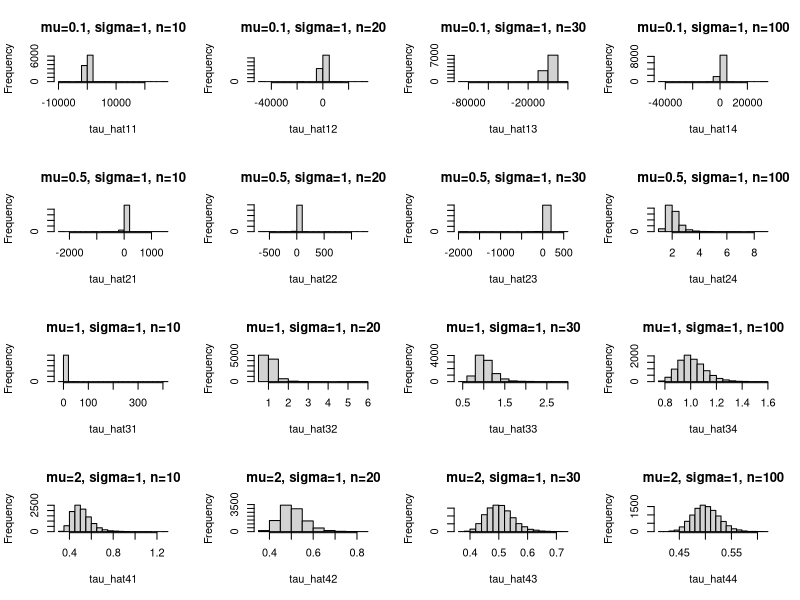

Here is the R script that generated this plot:
#-----------------------------### HW 1 ###-------------------------------------#
# Matt Murray
# 2/5/14
# Stat 414
# Demonstrating the Central Limit Theorem by estimating the sampling 
# distribution of 1/xbar under a normal population.
#------------------------------------------------------------------------------#

# Clear all
rm(list = ls())

set.seed(01282009)

MC <- 10000 #Number of samples to simulate

sampling.tau <- function(mu, sigma, sampleSize, MC){
  tau_hat = c(1:MC)
  for(i in 1:MC)
  {
    mySample <- rnorm(n=sampleSize, mean=mu, sd=sigma)
    tau_hat[i] <- 1/mean(mySample)
  }
  return(tau_hat)
}

# mu=0.1, sigma=1, n= {10,20,30,100}
tau_hat11 <- sampling.tau(mu = 0.1, sigma = 1, sampleSize = 10, MC = MC)
tau_hat12 <- sampling.tau(mu = 0.1, sigma = 1, sampleSize = 20, MC = MC)
tau_hat13 <- sampling.tau(mu = 0.1, sigma = 1, sampleSize = 30, MC = MC)
tau_hat14 <- sampling.tau(mu = 0.1, sigma = 1, sampleSize = 100, MC = MC)
# mu=0.5, sigma=1, n= {10,20,30,100}
tau_hat21 <- sampling.tau(mu = 0.5, sigma = 1, sampleSize = 10, MC = MC)
tau_hat22 <- sampling.tau(mu = 0.5, sigma = 1, sampleSize = 20, MC = MC)
tau_hat23 <- sampling.tau(mu = 0.5, sigma = 1, sampleSize = 30, MC = MC)
tau_hat24 <- sampling.tau(mu = 0.5, sigma = 1, sampleSize = 100, MC = MC)
# mu=1, sigma=1, n= {10,20,30,100}
tau_hat31 <- sampling.tau(mu = 1, sigma = 1, sampleSize = 10, MC = MC)
tau_hat32 <- sampling.tau(mu = 1, sigma = 1, sampleSize = 20, MC = MC)
tau_hat33 <- sampling.tau(mu = 1, sigma = 1, sampleSize = 30, MC = MC)
tau_hat34 <- sampling.tau(mu = 1, sigma = 1, sampleSize = 100, MC = MC)
# mu=2, sigma=1, n= {10,20,30,100}
tau_hat41 <- sampling.tau(mu = 2, sigma = 1, sampleSize = 10, MC = MC)
tau_hat42 <- sampling.tau(mu = 2, sigma = 1, sampleSize = 20, MC = MC)
tau_hat43 <- sampling.tau(mu = 2, sigma = 1, sampleSize = 30, MC = MC)
tau_hat44 <- sampling.tau(mu = 2, sigma = 1, sampleSize = 100, MC = MC)

# Create histograms
par(mfrow=c(4,4))

hist(tau_hat11, main="mu=0.1, sigma=1, n=10")
hist(tau_hat12, main="mu=0.1, sigma=1, n=20")
hist(tau_hat13, main="mu=0.1, sigma=1, n=30")
hist(tau_hat14, main="mu=0.1, sigma=1, n=100")

hist(tau_hat21, main="mu=0.5, sigma=1, n=10")
hist(tau_hat22, main="mu=0.5, sigma=1, n=20")
hist(tau_hat23, main="mu=0.5, sigma=1, n=30")
hist(tau_hat24, main="mu=0.5, sigma=1, n=100")

hist(tau_hat31, main="mu=1, sigma=1, n=10")
hist(tau_hat32, main="mu=1, sigma=1, n=20")
hist(tau_hat33, main="mu=1, sigma=1, n=30")
hist(tau_hat34, main="mu=1, sigma=1, n=100")

hist(tau_hat41, main="mu=2, sigma=1, n=10")
hist(tau_hat42, main="mu=2, sigma=1, n=20")
hist(tau_hat43, main="mu=2, sigma=1, n=30")
hist(tau_hat44, main="mu=2, sigma=1, n=100")

